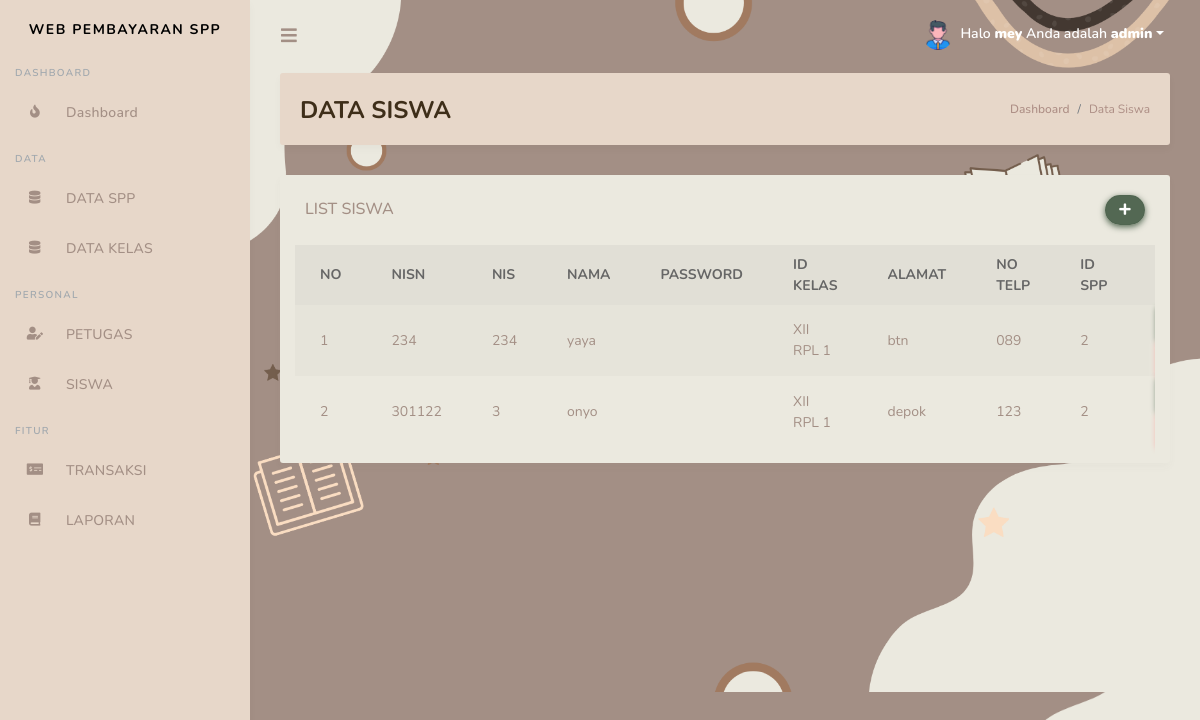
The app's page /siswa.php (signed in) with its own data.
### tables this page shows
CREATE TABLE `siswa` (
  `nisn` varchar(11) NOT NULL,
  `nis` varchar(11) NOT NULL,
  `nama` varchar(35) NOT NULL,
  `id_kelas` int(11) NOT NULL,
  `alamat` text NOT NULL,
  `no_telp` varchar(13) NOT NULL,
  `id_spp` int(11) NOT NULL
);

CREATE TABLE `kelas` (
  `id_kelas` int(11) NOT NULL,
  `nama_kelas` varchar(10) NOT NULL,
  `kompetensi_keahlian` varchar(50) NOT NULL
);

CREATE TABLE `spp` (
  `id_spp` int(11) NOT NULL,
  `tahun` int(11) NOT NULL,
  `nominal` int(11) NOT NULL
);

### siswa.php (the view, shortened to what this page needs)
<!DOCTYPE html>
<html>
  <head>
  </head>
<body>
	<?php
  include ('tampilan/header.php');
  include ('tampilan/sidebar.php');
?>
  <div class="main-content bg-primary" style="background-image: url(assets/back12.png); background-repeat: no-repeat; background-size:cover;">
 <body style="background-image: url(assets/back12.png); background-repeat: no-repeat; background-size:cover;">
        <section class="section">
          <div class="section-header">
            <h1>DATA SISWA</h1>
            <div class="section-header-breadcrumb">
              <div class="breadcrumb-item active"><a href="dashboard.php">Dashboard</a></div>
              <div class="breadcrumb-item text-primary">Data Siswa</div>
            </div>
          </div>
            <div class="row">
              <div class="col-md-12">
                <div class="card">
                  <div class="card-header">
                    <h4>LIST SISWA</h4>
                    <div class="card-header-form">
                      <form>
                          <div class="input-group-btn">
                            <a href="tambah_siswa.php" class="btn btn-primary"><i class="fas fa-plus"></i></a>
                        </div>
                      </form>
                    </div>
                  </div>
                  <div class="card-body p-0 ">
                  <div class="col-md-12">
                    <div class="table-responsive ">
                      <table class="table table-striped ">
                       <thead>
                          <tr>
                          <th>NO</th>
                          <th>NISN</th>
                          <th>NIS</th>
                          <th>NAMA</th>
                          <th>PASSWORD</th>
                          <th>ID KELAS</th>
                          <th>ALAMAT</th>
                          <th>NO TELP</th>
                          <th>ID SPP</th>
                          <th>ACTION</th>
                        </tr>
                        </thead>
                         <tbody>
                           <?php
                              $query = "SELECT * FROM siswa,kelas,spp where siswa.id_kelas=kelas.id_kelas AND siswa.id_spp=spp.id_spp ORDER BY nisn ASC";
                        $result = mysqli_query($koneksi, $query);
                              $no = 1;
                              while($row = mysqli_fetch_assoc($result))
                              {
                              ?>
                        <tr>
                          <td><?php echo $no; ?></td>
                          <td><?php echo $row['nisn']; ?></td>
                           <td><?php echo $row['nis']; ?></td>
                            <td><?php echo $row['nama']; ?></td>
                            <td><?php echo $row['password']; ?></td>
                             <td><?php echo $row['nama_kelas']; ?></td>
                              <td><?php echo $row['alamat']; ?></td>
                               <td><?php echo $row['no_telp']; ?></td>
                                <td><?php echo substr ($row['id_spp'], 0, 20); ?></td>
                          <td>
                          </td>
                        </tr>
                         <?php
                           $no++;
                           }
                         ?>
                         </tbody>
                      </table>
                    </div>
                  </div>
                </div>
              </div>
              </div>
            </div>
          </div>
        </div>
      </div>
</body>
</html>

### tampilan/header.php (shortened to what this page needs)
<!DOCTYPE html>
<html lang="en">
  <head>
  <link rel="stylesheet" href="bootstrap/bootstrap.min.css">
  <link rel="stylesheet" href="assets/fontawesome-free/css/all.css">
  <link rel="stylesheet" href="css/style.css">
  <link rel="stylesheet" href="css/components.css">
  </head>
  </html>

### tampilan/sidebar.php (shortened to what this page needs)
  <?php
  if($_SESSION['level']=="admin"){
  ?>
<body>
  <div id="app">
    <div class="main-wrapper">
      <nav class="navbar navbar-expand-lg main-navbar">
        <form class="form-inline mr-auto">
          <ul class="navbar-nav mr-3">
            <li><a href="#" data-toggle="sidebar" class="nav-link nav-link-lg"><i class="fas fa-bars"></i></a></li>
          </ul>
        </form>
        <ul class="navbar-nav navbar-right">
          <li class="dropdown"><a href="#" data-toggle="dropdown" class="nav-link dropdown-toggle nav-link-lg nav-link-user">
            <img alt="image" src="img/org/avatar.png" class="rounded-circle mr-1">
            Halo <b><?php echo $_SESSION['username']; ?></b> Anda adalah <b><?php echo $_SESSION['level']; ?></b></a>
          </li>
        </ul>
      </nav>
      <div class="main-sidebar">
        <aside id="sidebar-wrapper">
          <div class="sidebar-brand">
            <a>Web Pembayaran SPP</a>
          </div>
          <ul class="sidebar-menu">
              <li class="menu-header">DASHBOARD</li>
              <li>
                <a href="dashboard.php" class="nav-link"><i class="fas fa-fire"></i><span>Dashboard</span></a>
              </li>
              <li class="menu-header">DATA</li>
              <li><a class="nav-link" href="spp.php"><i class="fas fa-database"></i> <span>DATA SPP</span></a></li>
              <li><a class="nav-link" href="kelas.php"><i class="fas fa-database"></i> <span>DATA KELAS</span></a></li>
              <li class="menu-header">PERSONAL</li>
              <li><a class="nav-link" href="petugas.php"><i class="fas fa-user-edit"></i> <span>PETUGAS</span></a></li>
              <li><a class="nav-link" href="siswa.php"><i class="fas fa-user-graduate"></i> <span>SISWA</span></a></li>
              <li class="menu-header">FITUR</li>
              <li><a class="nav-link" href="transaksi.php"><i class="fas fa-money-check-alt"></i> <span>TRANSAKSI</span></a></li>
              <li><a class="nav-link" href="laporan.php"><i class="fas fa-book"></i> <span>LAPORAN</span></a></li>
        </aside>
      </div>
<?php
}
      ?>

### records on screen
siswa: nisn "234", nis "234", nama "yaya", id_kelas.nama_kelas "XII RPL 1", alamat "btn", no_telp "089", id_spp.id_spp "2"
siswa: nisn "301122", nis "3", nama "onyo", id_kelas.nama_kelas "XII RPL 1", alamat "depok", no_telp "123", id_spp.id_spp "2"

### other values on screen
$_SESSION['username'] "mey"
$_SESSION['level'] "admin"
